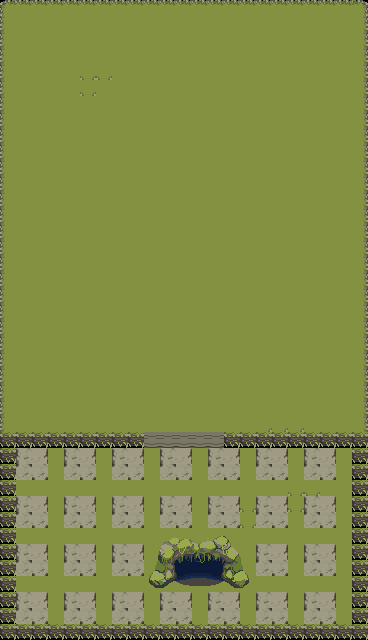

Tiled map render using the project's own tile images. Description and the map definition, with tile-layer contents summarised, below:
An orthogonal 23x40 tile map with 16x16 px tiles, 4 tile layers (Floor, Wall, FloorAdd, Door).

<map version="1.10" tiledversion="1.10.2" orientation="orthogonal" renderorder="right-down" width="23" height="40" tilewidth="16" tileheight="16" infinite="0" nextlayerid="9" nextobjectid="6">
 <tileset firstgid="1" source="Forest Cliff.tsx" />
 <layer id="1" name="Floor" width="23" height="40">
  <data>[920 cells, 857 non-empty, 8 distinct tile ids]</data>
 </layer>
 <layer id="8" name="Wall" width="23" height="40">
  <data>[920 cells, 63 non-empty, 1 distinct tile ids]</data>
 </layer>
 <layer id="2" name="FloorAdd" width="23" height="40">
  <data>[920 cells, 512 non-empty, 34 distinct tile ids]</data>
 </layer>
 <layer id="7" name="Door" width="23" height="40">
  <data>[920 cells, 5 non-empty, 1 distinct tile ids]</data>
 </layer>
</map>
